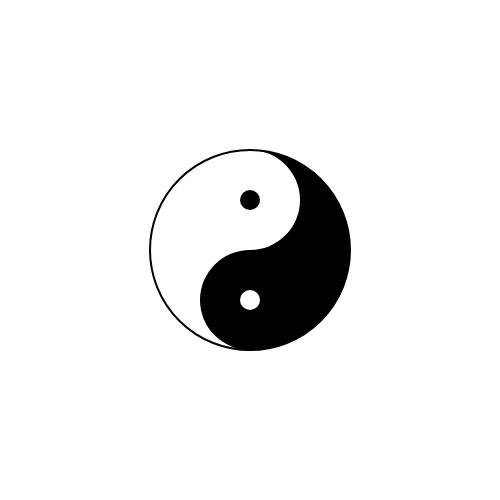
Frame 1 (no input)
Frame 60 (no input): identical to frame 1, image omitted
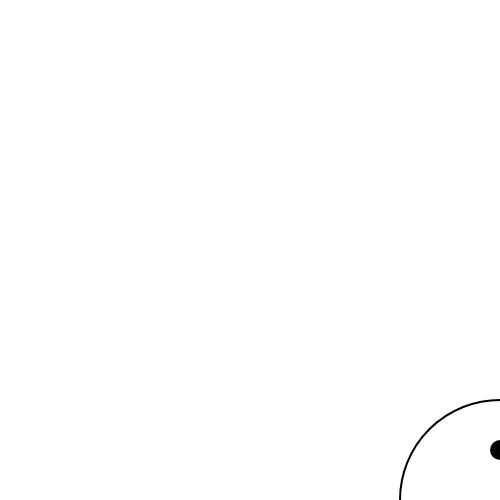
Frame 120 (the mouse pressed at the canvas centre since frame 60)

The p5.js sketch that drew these frames (run headless with seeded random() and noise() and a simulated clock; from frame 60 on, the mouse is pressed at the canvas centre):

// p5.js sketch
// ── sketch.js
function setup() {
  createCanvas(500, 500); // Width and height of canvas
  smooth(); // What does this do?
  //strokeWeight(2);
}

function draw() {
  background(255); // Background color
  translate(mouseX, mouseY);

  noStroke();

  fill(0); // Black fill
  ellipse(250, 250, 200, 200); // Main black circle shape

  fill(255); // White fill
  rect(150, 150, 100, 200); // White rect

  fill(0); // Black fill
  ellipse(250, 300, 100, 100); // Lower black med circle shape

  fill(255); // White fill
  ellipse(250, 200, 100, 100); // Upper med circle shape
  ellipse(250, 300, 20, 20); // Lower small circle shape

  fill(0); // Black fill
  ellipse(250, 200, 20, 20); // Upper small black circle shape

  stroke(0); // Applies stroke. The # is the stroke color
  noFill(); // Removes last fill
  strokeWeight(2); // Thickness of stroke
  ellipse(250, 250, 200, 200); // Location and size of round frame









}
